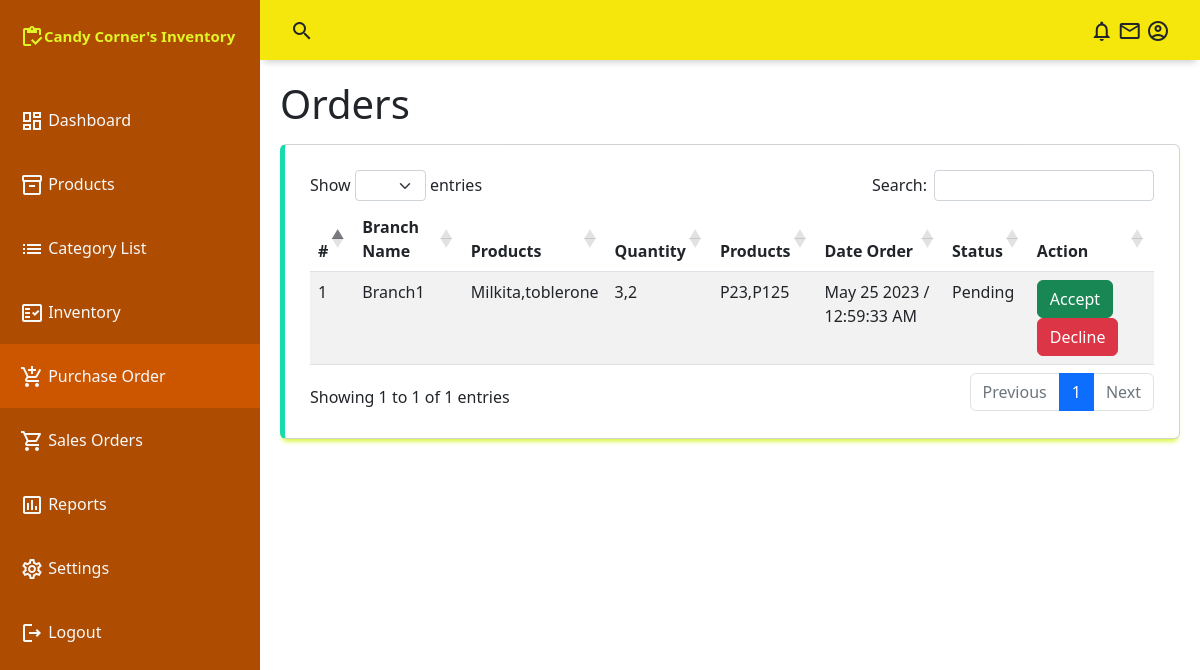
The app's page /admin/orders.php, older data.
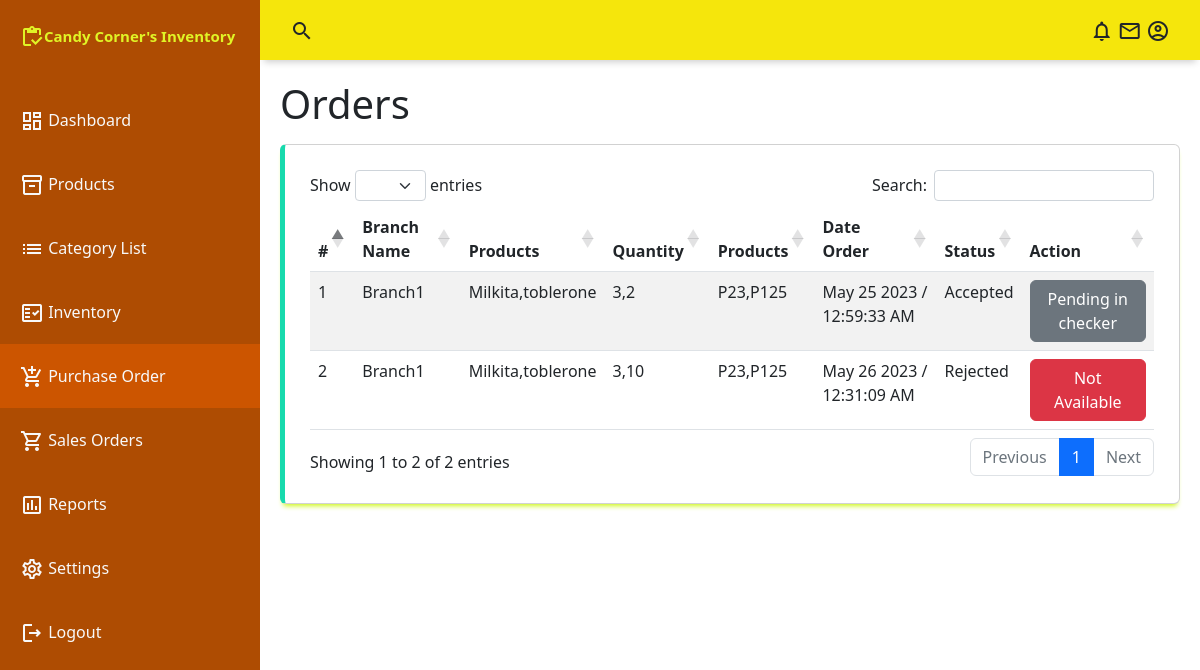
The same page, newer data.
### tables this page shows
CREATE TABLE `orders` (
  `order_id` int(255) NOT NULL,
  `order_united_id` int(255) NOT NULL,
  `order_product_id` int(255) NOT NULL,
  `order_quantity` int(11) NOT NULL,
  `order_date` datetime NOT NULL DEFAULT current_timestamp(),
  `order_status` int(11) NOT NULL DEFAULT 0,
  `order_user_id` int(11) NOT NULL
);

CREATE TABLE `users` (
  `u_id` int(255) NOT NULL,
  `u_email` text NOT NULL,
  `u_password` text NOT NULL,
  `u_name` text NOT NULL,
  `u_type` int(255) NOT NULL DEFAULT 0,
  `u_status` int(255) NOT NULL DEFAULT 0
);

### conn/config.php (called while the page is built, shortened)
<?php
	class db_connect{
		public $host = db_host;
		public $user = db_user;
		public $pass = db_pass;
		public $name = db_name;
		public function connect(){
			$this->conn = new mysqli($this->host, $this->user, $this->pass, $this->name);
		}
	}
	function statusReport($status){
		if($status == 0){
			return "Pending";
		}else if($status==1){
			return "Rejected";
		}else if($status==2){
			return "Accepted";
		}else if($status==3){
			return "On the way";
		}
	}
?>

### conn/class.php (called while the page is built, shortened)
<?php
	require_once'config.php';
	class db_class extends db_connect{
		public function selectOrders(){
			$query=$this->conn->prepare("SELECT *,
			GROUP_CONCAT(prod_name SEPARATOR ',') as grp_prodname,
			GROUP_CONCAT(order_quantity SEPARATOR ',') as grp_quantity,
			GROUP_CONCAT(prod_price SEPARATOR ',') as grp_price,
			GROUP_CONCAT('P',prod_price SEPARATOR ',') as grp_prices,
			DATE_FORMAT(order_date, '%M %d %Y /  %h:%i:%s %p ') as order_date
			FROM `orders` as a
			LEFT JOIN products as b
			ON a.order_product_id = b.prod_id
			LEFT JOIN category as c
			ON b.prod_category = c.category_id
			LEFT JOIN users as d
            ON a.order_user_id = d.u_id
			GROUP BY order_united_id") or die($this->conn->error);
			if($query->execute()){
				$result = $query->get_result();
				return $result;
			}
		}
	}
?>

### admin/orders.php (the view, shortened to what this page needs)
<?php
include("../conn/class.php");
$db=new db_class();
include("include/navbar.php");
include("include/sidebar.php");
?>
    <main class="main-container" style="z-index:2">
        <div class="fluid-container">
            <h1 class="mb-3">Orders</h1>
            <div class="table-responsive card">
                <table id="example" class="table table-striped" style="width:100%">
                    <thead>
                        <tr>
                            <th>#</th>
                            <th>Branch Name</th>
                            <th>Products</th>
                            <th>Quantity</th>
                            <th>Products</th>
                            <th>Date Order</th>
                            <th>Status</th>
                            <th>Action</th>
                        </tr>
                    </thead>
                    <tbody id="tbody">
                       <?php
                        $result= $db->selectOrders();
                        $i=1;
                        while($row=$result->fetch_array()){
                            $status = $row['order_status'];
                            $id = $row['order_united_id'];
                            $user_id = $row['order_user_id'];
                            $action="";
                            if($status==0){
                                $accept = status($id,$user_id,2,'Accept');
                                $decline = status($id,$user_id,1,'Decline');
                                $action = $accept.$decline;
                            }else if($status==2){
                                $action="<button class='btn btn-secondary'>Pending in checker</button>";
                            }else if($status==1){
                                $action="<button class='btn btn-danger'>Not Available</button>";
                            }
                            $status = statusReport($row['order_status']);
                            echo
                            '<tr>
                                <td>'.$i.'</td>
                                <td>'.ucfirst($row['u_name']).'</td>
                                <td>'.ucfirst($row['grp_prodname']).'</td>
                                <td>'.ucfirst($row['grp_quantity']).'</td>
                                <td>'.ucfirst($row['grp_prices']).'</td>
                                <td>'.ucfirst($row['order_date']).'</td>
                                <td>'.$status.'</td>
                                <td>
                                    '.$action.'
                                </td>
                            </tr>';
                            $i++;
                        }
                       ?>
                    </tbody>
                </table>
            </div>
        </div>
    </main>
<?php
function status($id,$user_id,$status,$text){
    if($status==2){
        return '<a class="btn btn-success" href="controller/action.php?id='.$id.'&status='.$status.'&user='.$user_id.'" >'.ucfirst($text).'</a> ';
    }else if($status==1){
        return '<a class="btn btn-danger" href="controller/action.php?id='.$id.'&status='.$status.'&user='.$user_id.'" >'.ucfirst($text).'</a> ';
    }
}
?>

### admin/include/navbar.php (shortened to what this page needs)
<!DOCTYPE html>
<html lang="en">
<head>
    <link rel="stylesheet" href="assets/css/style.css">
    <link rel="stylesheet" href="https://cdn.datatables.net/1.13.4/css/dataTables.bootstrap5.min.css">
    <link href="https://cdn.jsdelivr.net/npm/bootstrap@5.2.3/dist/css/bootstrap.min.css" rel="stylesheet">
</head>
<body>
    <div class="grid-container">
        <header class="header">
            <div class="header-left">
                <span class="material-icons-outlined">search</span>
            </div>
            <div class="header-right">
                <span class="material-icons-outlined">notifications</span>
                <span class="material-icons-outlined">mail</span>
                <span class="material-icons-outlined">account_circle</span>
            </div>
        </header>

### admin/include/sidebar.php (shortened to what this page needs)
<aside id="sidebar" style="z-index: 3;">
           <div class="sidebar-title">
               <div class="sidebar-brand">
               <span class="material-icons-outlined">inventory</span>Candy Corner's Inventory
           </div>
         </div>
         <ul class="sidebar-list">
         <a href="index.php" class="text-light text-decoration-none">
           <li class="sidebar-list-item" id="nav-home" >
               <span class="material-icons-outlined ">dashboard</span> Dashboard
           </li>
         </a>
         <a href="products.php" class="text-light text-decoration-none">
           <li class="sidebar-list-item" id="nav-products">
               <span class="material-icons-outlined">inventory_2</span> Products
           </li>
         </a>
         <a href="category.php" class="text-light text-decoration-none">
           <li class="sidebar-list-item" id="nav-category">
               <span class="material-icons-outlined">list</span> Category List
           </li>
         </a>
           <a href="inventory.php" class="text-light text-decoration-none">
           <li class="sidebar-list-item" id="nav-inventory">
               <span class="material-icons-outlined">fact_check</span> Inventory
           </li>
           </a>
               <a href="orders.php" class="text-light text-decoration-none">
               <li class="sidebar-list-item"  id="nav-order">
               <span class="material-icons-outlined">add_shopping_cart</span> Purchase Order
           </li>
           </a>
               <a href="products.php" class="text-light text-decoration-none">
               <li class="sidebar-list-item"  id="nav-sales">
               <span class="material-icons-outlined">shopping_cart</span> Sales Orders
           </li>
           </a>
               <a href="products.php" class="text-light text-decoration-none">
               <li class="sidebar-list-item"  id="nav-reports">
               <span class="material-icons-outlined">poll</span> Reports
           </li>
           </a>
               <a href="products.php" class="text-light text-decoration-none">
               <li class="sidebar-list-item"  id="nav-settings">
               <span class="material-icons-outlined">settings</span> Settings
           </li>
           </a>
           <a href="include/logout.php" class="text-light text-decoration-none">
               <li class="sidebar-list-item" >
                   <span class="material-icons-outlined">logout</span> Logout
               </li>
           </a>
         </ul>
       </aside>

### admin/assets/css/style.css (style rules this page uses)
body { margin: 0; padding: 0; box-sizing: border-box; background-color: #f1f2f4; color: #666666; font-family: "Montserrat", sans-serif; }
.material-icons-outlined { vertical-align: middle; line-height: 1px; }
.grid-container { display: grid; grid-template-columns: 260px 1fr 1fr 1fr; grid-template-rows: 0.2fr 3fr; grid-template-areas: "sidebar header header header" "sidebar main main main"; height: 100vh; }
.header { grid-area: header; height: 60px; background-color: rgb(245, 230, 12); display: flex; align-items: center; justify-content: space-between; padding: 0 30px 0 30px; box-shadow: 0 6px 7px -4px rgba(0,0,0,0.2); }
#sidebar { grid-area: sidebar; position: left; height: 100vh; background-color: rgb(174, 76, 2); color: #e0f426; overflow-y: auto; transition: all 0.5s; -webkit-transition: all 0.5s; }
.sidebar-title { display: flex; justify-content: space-between; align-items: center; padding: 10px 20px 20px 20px; margin-bottom: 20px; }
.sidebar-brand { margin-top: 15px; font-size: 15px; font-weight: 600; }
.sidebar-list { position: relative; padding: 0; margin-top: 15px; list-style-type: none; font-size: 1em; color: #f8f8f4; font-weight: 400; transition: .5s; }
.sidebar-list-item { padding: 20px 20px 20px 20px; }
.main-container { grid-area: main; overflow-y: auto; padding: 20px 20px; }
.card { display: flex; flex-direction: column; justify-content: space-around; padding: 25px; background-color: #ded2d2; box-sizing: border-box; border: 1px solid #d2d2d3; border-radius: 5px; box-shadow: 0 5px 5px -3px rgba(205, 247, 18, 0.973); }
.card:nth-child(2) { border-left: 5px solid rgb(24, 218, 173); }

### admin/include/navbar.php (style rules this page uses)
.active { background-color: #CC5500; }

Row changes from the older to the newer data that the page shows:
changed orders: order_status "Pending" → "Accepted"; now shows "Pending in checker"
added orders: users.u_name "Branch1", grp_prodname "Milkita,toblerone", grp_quantity "3,10", grp_prices "P23,P125", order_date "May 26 2023 / 12:31:09 AM", order_status "Rejected", shows "Not Available"
Text that changed along with them:
text written by a page script: "Show entries Search: Showing 1 to 1 of 1 entries Previous 1 Next" → "Show entries Search: Showing 1 to 2 of 2 entries Previous 1 Next"
